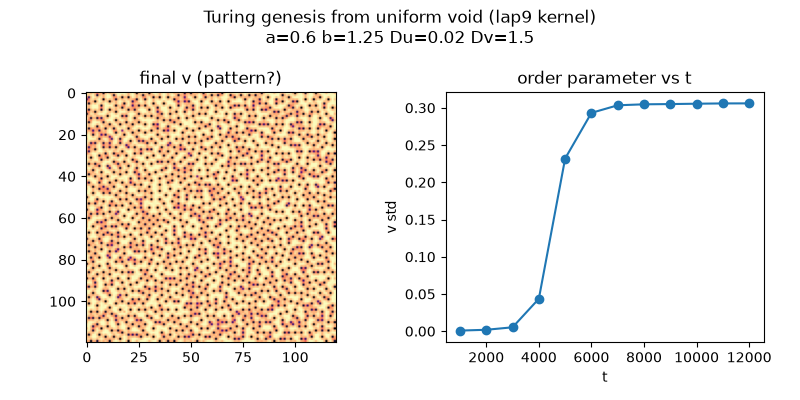

Recreate this plot in Python.
import numpy as np, sys
from numba import njit
import matplotlib; matplotlib.use('Agg')
import matplotlib.pyplot as plt

# ===== THE ONE KERNEL used for BOTH screening and simulation =====
# lap9: edge weight w_e=0.2, corner weight w_c=0.05, center -1
W_E, W_C = 0.2, 0.05

@njit(cache=True)
def lap(u, L):
    out = np.empty_like(u)
    for y in range(L):
        for x in range(L):
            N=u[(y+1)%L,x]; S=u[(y-1)%L,x]; E=u[y,(x+1)%L]; W=u[y,(x-1)%L]
            NE=u[(y+1)%L,(x+1)%L]; NW=u[(y+1)%L,(x-1)%L]
            SE=u[(y-1)%L,(x+1)%L]; SW=u[(y-1)%L,(x-1)%L]
            out[y,x] = -u[y,x] + W_E*(N+S+E+W) + W_C*(NE+NW+SE+SW)
    return out

@njit(cache=True)
def step(u,v,a,b,Du,Dv,dt,L):
    Lu=lap(u,L); Lv=lap(v,L)
    for y in range(L):
        for x in range(L):
            uu=u[y,x]; vv=v[y,x]; uv2=uu*uu*vv
            u[y,x]=uu+dt*(a-(b+1.0)*uu+uv2+Du*Lu[y,x])
            v[y,x]=vv+dt*(b*uu-uv2+Dv*Lv[y,x])

# True discrete symbol of THIS kernel
def lam(tx,ty):
    return -1.0 + W_E*(np.cos(tx)+np.cos(ty)) + W_C*np.cos(tx)*np.cos(ty)

def max_mode_re(a,b,Du,Dv,L):
    N=40; re0=None; re_best=-1e9; best=None
    for nx in range(N):
        for ny in range(N):
            tx=2*np.pi*nx/L; ty=2*np.pi*ny/L
            l=lam(tx,ty)
            A=b-1+Du*l; D=-a*a+Dv*l; Jv=a*a; Gu=-b
            tr=A+D; d=A*D-Jv*Gu; disc=tr*tr-4*d
            re=tr/2.0 if disc<0 else (tr+np.sqrt(disc))/2.0
            if nx==0 and ny==0: re0=re
            elif re>re_best: re_best=re; best=(nx,ny,l)
    return re0, re_best, best

# ---- CONSISTENT screening with THIS kernel ----
print("=== Consistent Turing screening (lap9 kernel, edge=%.2f corner=%.2f) ==="%(W_E,W_C))
found=None
for a in [0.6,0.8,1.0,1.2]:
    for b in np.round(np.arange(1.1,2.0,0.05),2):
        for Du in [0.02,0.05,0.1,0.15]:
            for Dv in [0.3,0.5,0.8,1.0,1.5]:
                if Dv<=Du: continue
                r0,rs,bst=max_mode_re(a,b,Du,Dv,120)
                if r0<0 and rs>0.001:
                    print(f"  TURING: a={a} b={b} Du={Du} Dv={Dv} Re@0={r0:+.3f} maxRe_spatial={rs:+.3f} @mode{bst[0:2]}")
                    found=(a,b,Du,Dv,rs); break
        if found: break
    if found: break
if not found:
    print("  (no Turing regime found for this kernel in scanned range)")

if found:
    a,b,Du,Dv,rs=found
    print(f"\n=== HONEST genesis sim (same kernel): a={a} b={b} Du={Du} Dv={Dv} rs={rs:.3f} ===")
    L=120; dt=0.02; T=12000
    np.random.seed(0)
    u=np.full((L,L),a)+np.random.normal(0,1e-3,(L,L))
    v=np.full((L,L),b/a)+np.random.normal(0,1e-3,(L,L))
    series=[]
    for t in range(T):
        step(u,v,a,b,Du,Dv,dt,L)
        if t%1000==999:
            fu=u-u.mean(); fv=v-v.mean()
            Fu=np.abs(np.fft.fft2(fv)); Fu[0,0]=0; k=np.unravel_index(np.argmax(Fu),Fu.shape)
            dc=np.abs(np.fft.fft2(fv))[0,0]
            series.append((t+1,fv.std(),Fu.max()/dc,(k[0],k[1])))
            print(f"  t={t+1:5d}: vstd={fv.std():.4f} peak/DC={Fu.max()/dc:.1f} FFTk={k}")
    gen = fv.std()>0.05
    print("VOID-GENESIS =", gen)
    # plot
    fig,axs=plt.subplots(1,2,figsize=(8,4))
    axs[0].imshow(v,cmap='magma'); axs[0].set_title('final v (pattern?)')
    ts_t=[s[0] for s in series]; ts_v=[s[1] for s in series]
    axs[1].plot(ts_t,ts_v,'o-'); axs[1].set_xlabel('t'); axs[1].set_ylabel('v std'); axs[1].set_title('order parameter vs t')
    fig.suptitle(f'Turing genesis from uniform void (lap9 kernel)\na={a} b={b} Du={Du} Dv={Dv}')
    fig.tight_layout(); fig.savefig('honest_turing.png',dpi=100); plt.close()
    np.save('honest_turing_final_v.npy',v)
    print("saved honest_turing.png")
